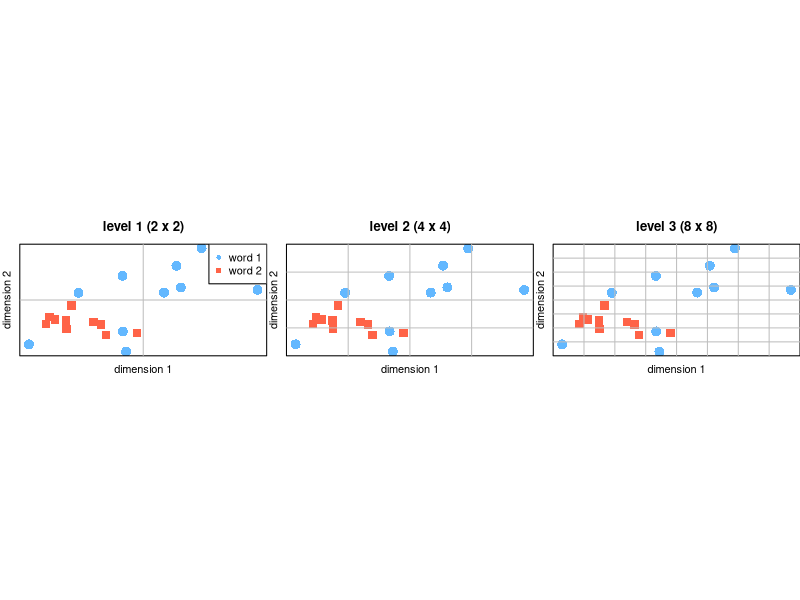

Here is the R script that generated this plot:

#library(crop)

path_to_plot = './'

col1 = 'tomato1'
col2 = 'steelblue1'

pdf(paste0(path_to_plot,'pyramid_illustration.pdf'),paper='a4r')

par(mar=c(18.5,1.5,18.5,0)) # bottom, left, top, and right
par(mfrow=c(1,3))
par(mgp=c(0.5,0,0))

set.seed(11272019)
plot(rnorm(10,0,1.1),rnorm(10,0,1.1),xlab='dimension 1',ylab='dimension 2',pch=16,cex=2,col=col2,xaxt='n',yaxt='n')
title('level 1 (2 x 2)',line=1)
points(rnorm(10,-0.35,0.4),rnorm(10,-1.1,0.4),pch=15,cex=1.7,col=col1)
grid(lwd=1,lty='solid',col='grey',nx=2,ny=2)
legend('topright',legend=c('word 1','word 2'),pch=c(16,15),col=c(col2,col1),bg='white')

set.seed(11272019)
plot(rnorm(10,0,1.1),rnorm(10,0,1.1),xlab='dimension 1',ylab='dimension 2',pch=16,cex=2,col=col2,xaxt='n',yaxt='n')
title('level 2 (4 x 4)',line=1)
points(rnorm(10,-0.35,0.4),rnorm(10,-1.1,0.4),pch=15,cex=1.7,col=col1)
grid(lwd=1,lty='solid',col='grey',nx=4,ny=4)

set.seed(11272019)
plot(rnorm(10,0,1.1),rnorm(10,0,1.1),xlab='dimension 1',ylab='dimension 2',pch=16,cex=2,col=col2,xaxt='n',yaxt='n')
title('level 3 (8 x 8)',line=1)
points(rnorm(10,-0.35,0.4),rnorm(10,-1.1,0.4),pch=15,cex=1.7,col=col1)
grid(lwd=1,lty='solid',col='grey',nx=8,ny=8)

dev.off()
